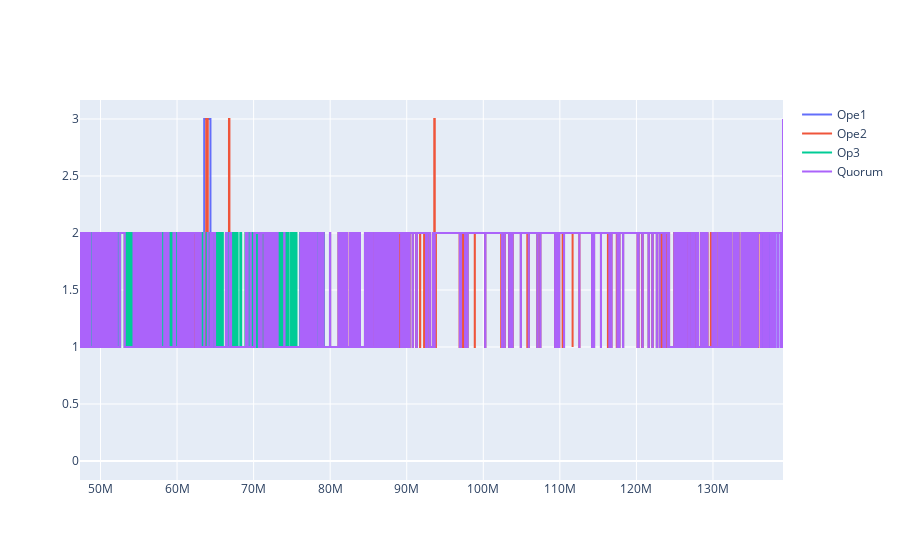

This figure's notebook cell:
### Code cell
import plotly.graph_objects as go
df = dataannall[(dataannall['record'] == '105001') & (dataannall['start'] > 20000000)]
fig = go.Figure()
fig.add_trace(go.Scatter(x=df['end1'],
                         y=df['class1'], name="Ope1",
                    line_shape='hv'))
fig.add_trace(go.Scatter(x=df['end2'],
                         y=df['class2'], name="Ope2",
                    line_shape='hv'))
fig.add_trace(go.Scatter(x=df['end3'],
                         y=df['class3'], name="Op3",
                    line_shape='hv'))
fig.add_trace(go.Scatter(x=df['end'],
                         y=df['class'], name="Quorum",
                    line_shape='hv'))
"""fig.add_trace(go.Scatter(x=x, y=y + 15, name="hvh",
                    line_shape='hvh'))
fig.add_trace(go.Scatter(x=x, y=y + 20, name="vh",
                    line_shape='vh'))
fig.add_trace(go.Scatter(x=x, y=y + 25, name="hv",
                    line_shape='hv'))

fig.update_traces(hoverinfo='text+name', mode='lines+markers')
fig.update_layout(legend=dict(y=0.5, traceorder='reversed', font_size=16))
"""
fig.show()

### Figure 1 — Plotly figure (JSON) as saved in the notebook; plotly's stock layout.template omitted (floating-point values rounded to 4 significant figures; data arrays with more than 128 entries replaced by an {"elided": "..."} marker saying what was removed)
{"data": [{"line": {"shape": "hv"}, "name": "Ope1", "type": "scatter", "x": {"elided": "1353 int values"}, "y": {"elided": "1353 int values"}}, {"line": {"shape": "hv"}, "name": "Ope2", "type": "scatter", "x": {"elided": "1353 int values"}, "y": {"elided": "1353 int values"}}, {"line": {"shape": "hv"}, "name": "Op3", "type": "scatter", "x": {"elided": "1353 int values"}, "y": {"elided": "1353 int values"}}, {"line": {"shape": "hv"}, "name": "Quorum", "type": "scatter", "x": {"elided": "1353 int values"}, "y": {"elided": "1353 int values"}}], "layout": {}}
